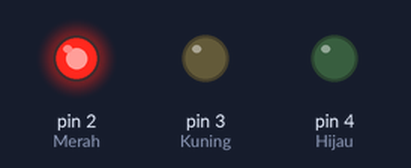
Recording of a sketch running on a simulated Arduino Uno, built with avr-gcc and run on an emulated ATmega328P. Shown: output pins drawn as LEDs (lit = HIGH).

Above: at 5.0 s.
At 11.0 s:
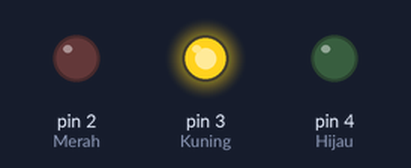
At 14.5 s:
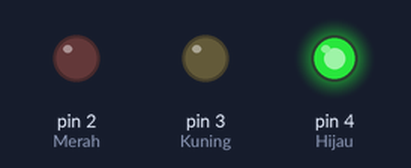
Timing chart, 0 to 23.4 s (numbered marks = the images above):
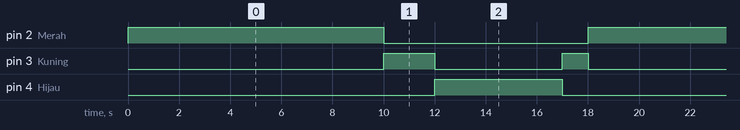

Measured:
- by itself, pin 2 (Merah): alternates HIGH for 10.0 s and LOW for 8.0 s
- by itself, pin 3 (Kuning): repeats every 18.0 s: LOW 5.0 s, HIGH 1.0 s, LOW 10.0 s, HIGH 2.0 s
- by itself, pin 4 (Hijau): alternates HIGH for 5.0 s and LOW for 13.0 s

The sketch:

Traffic_Light.ino
```cpp
void setup() {
  // put your setup code here, to run once:
  // PIN
  pinMode(2, OUTPUT); // Merah
  pinMode(3, OUTPUT); // Kuning
  pinMode(4, OUTPUT); // Hijau
}

void loop() {
  // put your main code here, to run repeatedly:
  // Lampu merah 10 detik
  digitalWrite(2, HIGH);
  digitalWrite(3, LOW);
  digitalWrite(4, LOW);
  delay(10000); // 10 Detik

  // Lampu kuning 2 detik
  digitalWrite(2, LOW);
  digitalWrite(3, HIGH);
  digitalWrite(4, LOW);
  delay(2000); // 2 Detik

  // Lampu hijau 5 detik
  digitalWrite(2, LOW);
  digitalWrite(3, LOW);
  digitalWrite(4, HIGH);
  delay(5000); // 5 Detik

  // Lampu kuning 1 detik
  digitalWrite(2, LOW);
  digitalWrite(3, HIGH);
  digitalWrite(4, LOW);
  delay(1000); // 1 Detik
}
```
